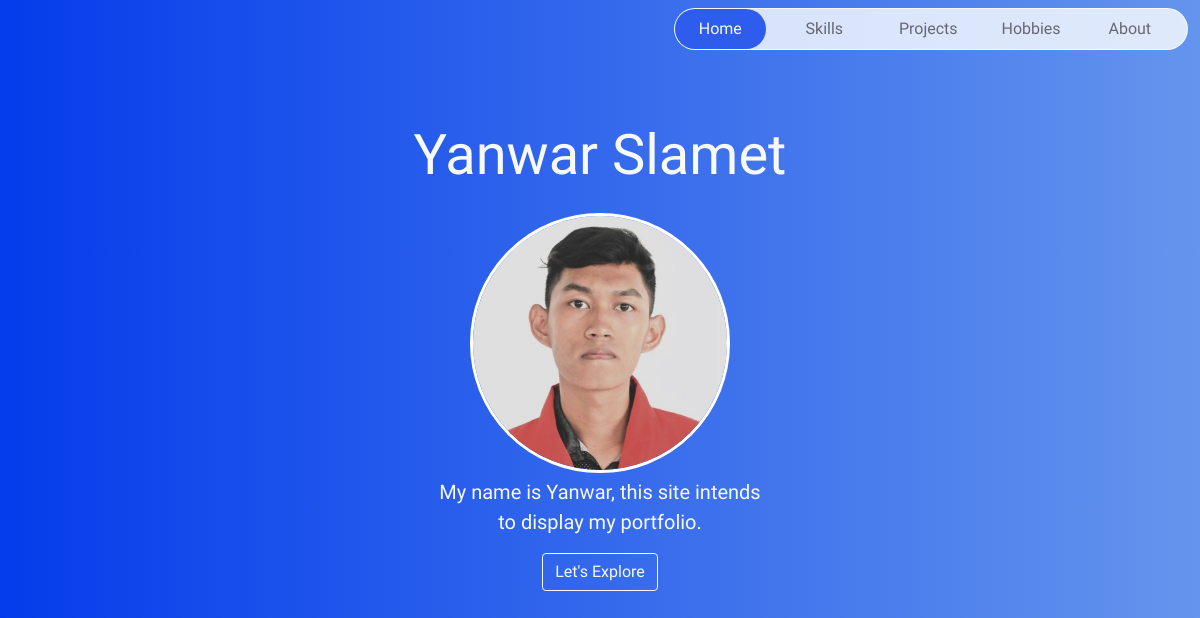
The page / on the database its author committed.
### tables this page shows
CREATE TABLE `profil` (
  `namadepan` varchar(10) NOT NULL,
  `namabelakang` varchar(30) NOT NULL,
  `tempatlahir` varchar(50) NOT NULL,
  `tgllahir` varchar(50) NOT NULL,
  `tempattgl` varchar(50) NOT NULL,
  `pasfoto` varchar(50) DEFAULT NULL,
  `pendidikan` varchar(50) DEFAULT NULL
);

### index.php (the view, shortened to what this page needs)
<?php
include "koneksi.php";
$strSQL = "SELECT * FROM profil";
$execStrSQL = mysqli_query($conn, $strSQL);
$data = mysqli_fetch_assoc($execStrSQL);
?>
<!doctype html>
<html lang="en">
<head>
  <link href="https://cdn.jsdelivr.net/npm/bootstrap@5.1.3/dist/css/bootstrap.min.css" rel="stylesheet">
  <link rel="stylesheet" href="styles/styles.css">
</head>
<body>
  <nav class="navbar navbar-expand-lg navbar-light">
    <div class="container-fluid">
      <div class="collapse navbar-collapse justify-content-end" id="navbarNav">
        <ul class="navbar-nav bordermenu">
          <li class="nav-item menucolor rounded-pill me-3 d-flex justify-content-center align-items-center">
            <a class="nav-link active text-light" aria-current="page" href="index.php">&nbsp;&nbsp;&nbsp;&nbsp;Home&nbsp;&nbsp;&nbsp;&nbsp;</a>
          </li>
          <li class="nav-item rounded-pill me-3 d-flex justify-content-center align-items-center">
            <a class="nav-link" href="skills.php">&nbsp;&nbsp;&nbsp;&nbsp;Skills&nbsp;&nbsp;&nbsp;&nbsp;</a>
          </li>
          <li class="nav-item rounded-pill me-3 d-flex justify-content-center align-items-center">
            <a class="nav-link" href="projects.php">&nbsp;&nbsp;Projects&nbsp;&nbsp;</a>
          </li>
          <li class="nav-item rounded-pill me-3 d-flex justify-content-center align-items-center">
            <a class="nav-link" href="hobbies.php">&nbsp;Hobbies&nbsp;</a>
          </li>
          <li class="nav-item rounded-pill me-3 d-flex justify-content-center align-items-center">
            <a class="nav-link" href="about.php">&nbsp;&nbsp;&nbsp;About&nbsp;&nbsp;&nbsp;</a>
          </li>
        </ul>
      </div>
    </div>
  </nav>
  <div class="position-relative overflow-hidden p-3 text-center">
    <div class="col-md-6 p-lg-3 my-2 mx-auto">
      <h1 class="display-4 my-4 font-weight-normal text-light"><?= $data["namadepan"]; ?> Slamet</h1>
      <img class="profileimg col-md-6 mb-1" src="<?= $data["pasfoto"]; ?>" alt="">
      <p class="lead font-weight-normal text-light">
        My name is Yanwar, this site intends <br> to display my portfolio.
      </p>
      <a class="btn btn-outline-light" href="skills.php">Let's Explore</a>
    </div>
  </div>
</body>
</html>

### styles/styles.css (style rules this page uses)
body { height: 100vh; overflow-y: auto; background: rgba(4, 60, 235, 1); background: linear-gradient(90deg, rgba(4, 60, 235, 1), rgb(100, 149, 237)); font-family: "Comfortaa", cursive; }
.profileimg { border-radius: 50%; border-style: solid; border-color: white; height: auto; width: auto; max-width: 47%; max-height: 47%; }
.nav-link { transition: 0.3s ease-in; }
.nav-item { text-shadow: black; }
.menucolor { background-color: rgba(4, 60, 235, 0.8); }
.bordermenu { border-radius: 50px; border-style: solid; border-width: 1px; background-color: rgba(255, 255, 255, 0.8); border-color: rgba(255, 255, 255, 0.8); }

### rows shown on the page
profil: namadepan "Yanwar", pasfoto (picture)
